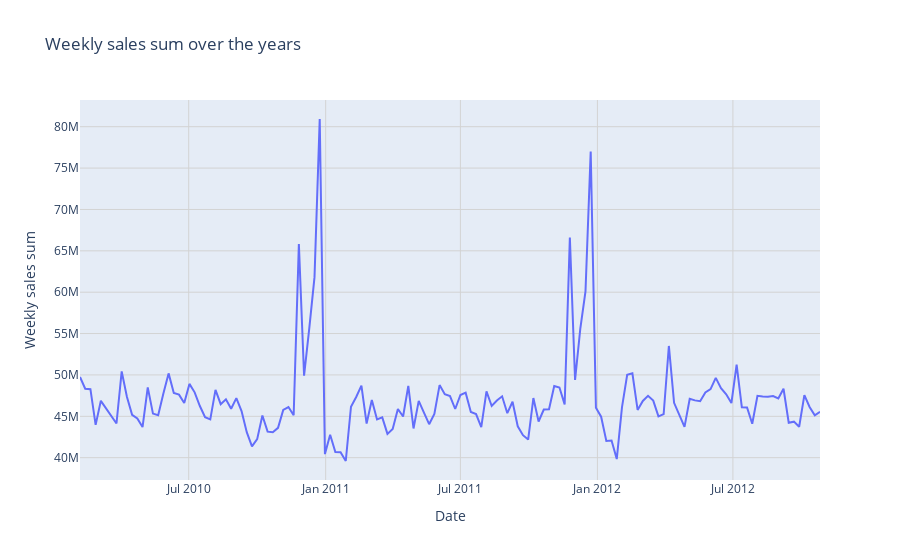

Notebook cell for this chart:
### Code cell
t = data.groupby('Date')['Weekly_Sales'].sum().reset_index()
fig = px.line(t, x='Date', y = 'Weekly_Sales',title="Weekly sales sum over the years")
fig.update_yaxes(categoryorder='total ascending',title="Weekly sales sum",
    showgrid=True, gridcolor='lightgray', gridwidth=1)
fig.update_xaxes(categoryorder='total descending',
    showgrid=True, gridcolor='lightgray', gridwidth=1,title="Date")
fig.show()

### Figure 1 — Plotly figure (JSON) as saved in the notebook; plotly's stock layout.template omitted (floating-point values rounded to 4 significant figures; data arrays with more than 128 entries replaced by an {"elided": "..."} marker saying what was removed)
{"data": [{"hovertemplate": "Date=%{x}<br>Weekly_Sales=%{y}<extra></extra>", "legendgroup": "", "line": {"color": "#636efa", "dash": "solid"}, "marker": {"symbol": "circle"}, "mode": "lines", "name": "", "orientation": "v", "showlegend": false, "type": "scatter", "x": {"elided": "143 str values"}, "xaxis": "x", "y": {"elided": "143 float values"}, "yaxis": "y"}], "layout": {"legend": {"tracegroupgap": 0}, "title": {"text": "Weekly sales sum over the years"}, "xaxis": {"anchor": "y", "categoryorder": "total descending", "domain": [0, 1], "gridcolor": "lightgray", "gridwidth": 1, "showgrid": true, "title": {"text": "Date"}}, "yaxis": {"anchor": "x", "categoryorder": "total ascending", "domain": [0, 1], "gridcolor": "lightgray", "gridwidth": 1, "showgrid": true, "title": {"text": "Weekly sales sum"}}}}
